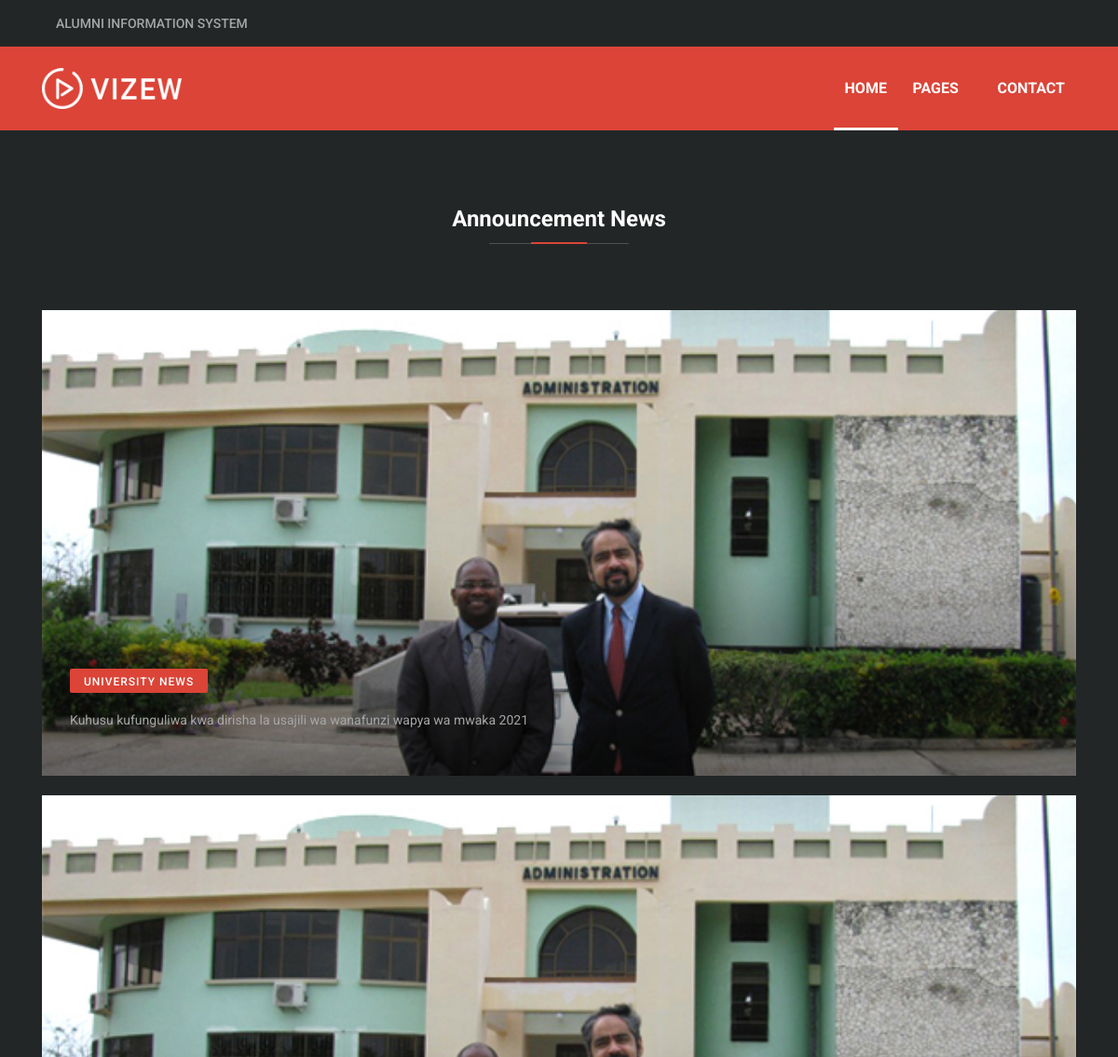
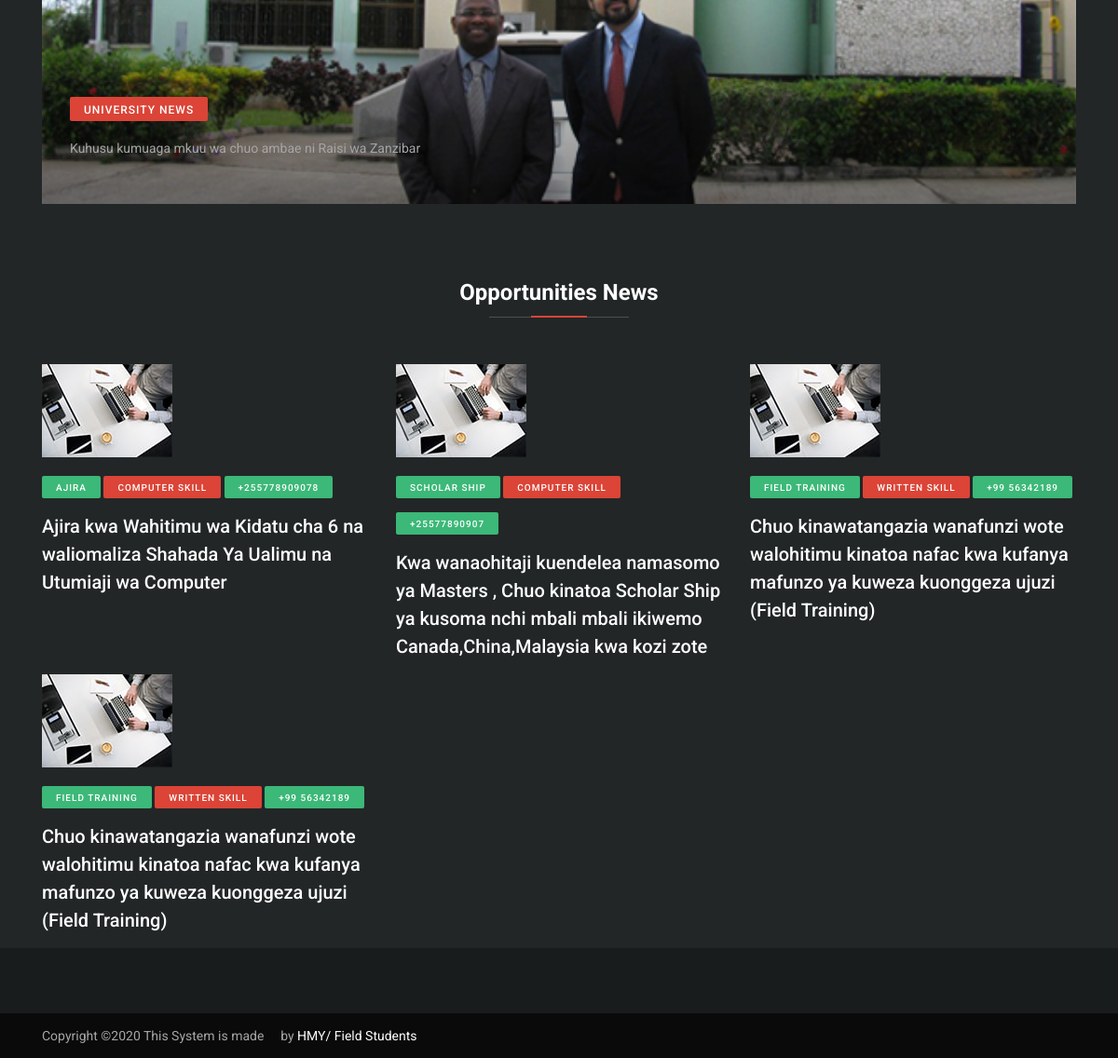
/INDEX/index.php, run on the app's committed database (2 pictures, top to bottom).
### tables this page shows
CREATE TABLE `collagenews` (
  `co_news_id` int(11) NOT NULL,
  `user_ID` int(11) NOT NULL,
  `news_tittle` varchar(50) NOT NULL,
  `news_description` varchar(200) NOT NULL,
  `date_created` datetime NOT NULL,
  `attachment` varchar(50) NOT NULL,
  `attachment2` varchar(50) NOT NULL
);

CREATE TABLE `opportunity` (
  `opportunity_id` int(11) NOT NULL,
  `user_ID` int(11) NOT NULL,
  `opportunity_type` varchar(50) NOT NULL,
  `opportunity_descrip` varchar(200) NOT NULL,
  `skills` varchar(50) NOT NULL,
  `contact` varchar(20) NOT NULL,
  `attachment` varchar(100) NOT NULL
);

### INDEX/index.php (the view, shortened to what this page needs)
<!DOCTYPE html>
<html lang="en">
<head>
    <link rel="stylesheet" href="style.css">
</head>
<body>
    <header class="header-area">
        <div class="top-header-area">
            <div class="container">
                <div class="row align-items-center">
                    <div class="col-12 col-md-6">
                        <div class="breaking-news-area d-flex align-items-center">
                            <div id="breakingNewsTicker" class="ticker">
                                <ul>
                                    <li><a href="#">ALUMNI INFORMATION SYSTEM</a></li>
                                </ul>
                            </div>
                        </div>
                    </div>
                    <div class="col-12 col-md-6">
                        <div class="top-meta-data d-flex align-items-center justify-content-end">
                            <a href="login2.php" class="login-btn"><i class="fa fa-user" aria-hidden="true"></i></a>
                        </div>
                    </div>
                </div>
            </div>
        </div>
        <div class="vizew-main-menu" id="sticker">
            <div class="classy-nav-container breakpoint-off">
                <div class="container">
                    <nav class="classy-navbar justify-content-between" id="vizewNav">
                        <a href="index.php" class="nav-brand"><img src="img/core-img/logo.png" alt=""></a>
                        <div class="classy-menu">
                            <div class="classynav">
                                <ul>
                                    <li class="active"><a href="index.php">Home</a></li>
                                    <li><a href="#">Pages</a>
                                    </li>
                                    <li><a href="contact.php">Contact</a></li>
                                </ul>
                            </div>
                        </div>
                    </nav>
                </div>
            </div>
        </div>
    </header>
    <?php
    include("../connection.php");
    $query = $conn->query("SELECT * FROM collagenews");
    $num = $query->rowCount();
    ?>
    <section class="hero--area section-padding-80">
        <div class="container">
            <div class="row no-gutters">
                <div class="col-12 col-md-12 col-lg-12">
                            <div class="section-heading" style="">
            <h4>Announcement News</h4>
             <div class="line"></div>
         </div>
                      <?php
                        if($num   >  0)
                        {
                                while($rows = $query->fetch(PDO::FETCH_ASSOC))
                                {
                                    $path3 ="../NEWS/".$rows['attachment'];
                                ?>
                                <br>
                    <div class="tab-content">
                        <div class="tab-pane fade show active" id="post-1" role="tabpanel" aria-labelledby="post-1-tab">
                            <div class="single-feature-post video-post bg-img" style="background-image: url(<?php echo $path3; ?>);">
                                <div class="post-content">
                                    <a href="#" class="post-cata">University News</a>
                                    <a href="#" class="post-title"><?php echo $rows['news_description'];?></a>
                                </div>
                            </div>
                        </div>
                    </div>
                    <?php
                }
            }
            ?>
                </div>
            </div>
        </div>
    </section>
    <?php
    $query2 = $conn->query("SELECT * FROM opportunity");
    $num2 = $query2->rowCount();
    ?>
    <section class="trending-posts-area">
        <div class="container">
            <div class="row">
                <div class="col-12">
                    <div class="section-heading">
                        <h4>Opportunities News</h4>
                        <div class="line"></div>
                    </div>
                </div>
            </div>
            <div class="row">
                <?php
                if ($num2 > 0)
                {
                    while($rows2 = $query2->fetch(PDO::FETCH_ASSOC))
                        {
                          ?>
                <div class="col-12 col-md-4">
                    <div class="single-post-area mb-90">
                        <div class="post-thumbnail">
                            <img src="img/bg-img/18.jpg" alt="">
                        </div>
                        <div class="post-content">
                            <a href="#" class="post-cata cata-sm cata-success"><?php echo $rows2['opportunity_type'];?></a>
                            <a href="#" class="post-cata cata-sm cata-business"><?php echo $rows2['skills'];?></a>
                            <a href="#" class="post-cata cata-sm cata-success"><?php echo $rows2['contact'];?></a>
                            <a href="single-post.html" class="post-title"><?php echo $rows2["opportunity_descrip"];?></a>
                        </div>
                    </div>
                </div>
                <?php
                        }
                }   ?>
            </div>
        </div>
    </section>
    <footer class="footer-area">
        <div class="copywrite-area">
            <div class="container">
                <div class="row align-items-center">
                    <div class="col-12 col-sm-6">
                      <p class="copywrite-text">
Copyright &copy;<script>document.write(new Date().getFullYear());</script> This System is made <i class="fa fa-heart-o" aria-hidden="true"></i> by <a href="#" target="_blank">HMY/ Field Students</a>
                        </p>
                    </div>
                </div>
            </div>
        </div>
    </footer>
</body>
</html>

### INDEX/css/classy-nav.css (style rules this page uses)
body { font-family: "Roboto", sans-serif; }
ul { margin: 0; }
ul li { list-style: none; }
img { height: auto; max-width: 100%; }
.bg-img { background-position: center center; background-size: cover; background-repeat: no-repeat; }
.classy-nav-container { position: relative; z-index: 100; background-color: #ffffff; }
.classy-nav-container * { box-sizing: border-box; }
.classy-nav-container a { -webkit-transition-duration: 500ms; transition-duration: 500ms; text-decoration: none; outline: none; font-size: 14px; font-weight: 400; color: #232323; display: inline-block; }
.justify-content-between { -webkit-box-pack: justify; -ms-flex-pack: justify; justify-content: space-between; }
.classy-navbar { width: 100%; height: 70px; padding: 0.5em 2em; display: -webkit-box; display: -ms-flexbox; display: flex; -webkit-box-align: center; -ms-flex-align: center; -ms-grid-row-align: center; align-items: center; }
.classy-navbar .nav-brand { font-size: 26px; font-weight: 500; color: #565656; display: inline-block; margin-right: 30px; }
.classynav ul li { display: inline-block; clear: both; position: inherit; z-index: 10; }
.classynav ul li.cn-dropdown-item { position: relative; z-index: 10; }
.classynav ul li a { padding: 0 12px; display: block; height: 35px; font-size: 14px; line-height: 34px; }
.classynav ul li.megamenu-item > a:after, .classynav ul li.has-down > a:after { font-family: 'classyfonts'; content: "\e900"; font-size: 12px; color: #000000; padding-left: 5px; -webkit-transition-duration: 500ms; transition-duration: 500ms; }
.breakpoint-off .classynav { display: -webkit-box; display: -ms-flexbox; display: flex; -webkit-box-align: center; -ms-flex-align: center; -ms-grid-row-align: center; align-items: center; }

### data on the page
collagenews: attachment (picture), news_description "Kuhusu kufunguliwa kwa dirisha la usajili wa wanafunzi wapya wa mwaka 2021"
collagenews: attachment (picture), news_description "Kuhusu kumuaga mkuu wa chuo ambae ni Raisi wa Zanzibar"
opportunity: opportunity_type "AJIRA", skills "COMPUTER SKILL", contact "+255778909078", opportunity_descrip "Ajira kwa Wahitimu wa Kidatu cha 6 na waliomaliza Shahada Ya Ualimu na Utumiaji wa Computer"
opportunity: opportunity_type "SCHOLAR SHIP", skills "COMPUTER SKILL", contact "+25577890907", opportunity_descrip "Kwa wanaohitaji kuendelea namasomo ya Masters , Chuo kinatoa Scholar Ship ya kusoma nchi mbali mbali ikiwemo Canada,China,Malaysia kwa kozi zote"
opportunity: opportunity_type "FIELD TRAINING", skills "WRITTEN SKILL", contact "+99 56342189", opportunity_descrip "Chuo kinawatangazia wanafunzi wote walohitimu kinatoa nafac kwa kufanya mafunzo ya kuweza kuonggeza ujuzi (Field Training)"
opportunity: opportunity_type "FIELD TRAINING", skills "WRITTEN SKILL", contact "+99 56342189", opportunity_descrip "Chuo kinawatangazia wanafunzi wote walohitimu kinatoa nafac kwa kufanya mafunzo ya kuweza kuonggeza ujuzi (Field Training)"
